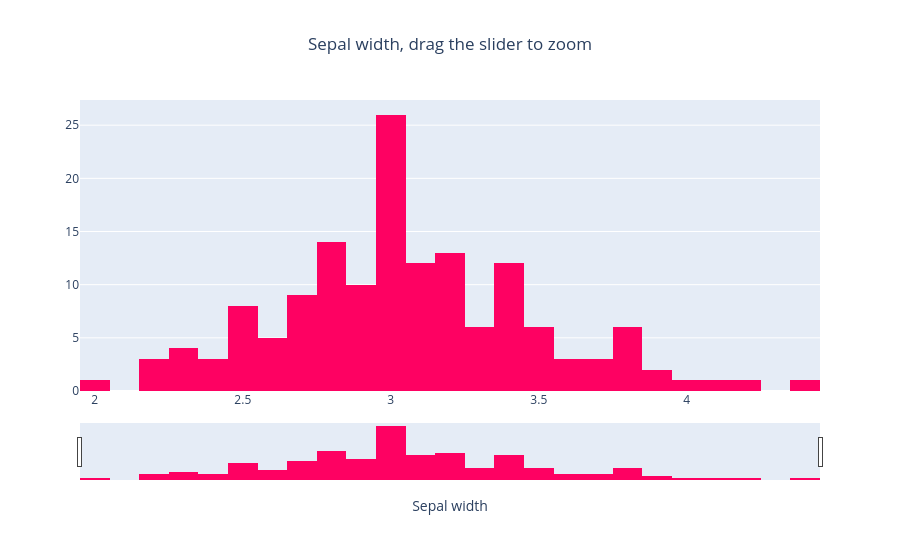

Here is the notebook cell this chart was saved with:
### Markdown cell above
## Adding interactivity

This is where Plotly really stands out. Two of the most useful patterns:

### Range slider

Lets the user zoom into a portion of the x-axis.

### Code cell
fig = go.Figure(
    data=go.Histogram(x=df['sepal_width'], nbinsx=40, marker_color=color[0]),
    layout=go.Layout(
        title=dict(text='Sepal width, drag the slider to zoom', x=0.5),
        xaxis=go.layout.XAxis(
            title='Sepal width',
            rangeslider=go.layout.xaxis.Rangeslider(visible=True)
        )
    )
)

fig.show()

### Figure 1 — Plotly figure (JSON) as saved in the notebook; plotly's stock layout.template omitted (floating-point values rounded to 4 significant figures; data arrays with more than 128 entries replaced by an {"elided": "..."} marker saying what was removed)
{"data": [{"marker": {"color": "#FE0162"}, "nbinsx": 40, "type": "histogram", "x": {"elided": "150 float values"}}], "layout": {"title": {"text": "Sepal width, drag the slider to zoom", "x": 0.5}, "xaxis": {"rangeslider": {"visible": true}, "title": {"text": "Sepal width"}}}}
